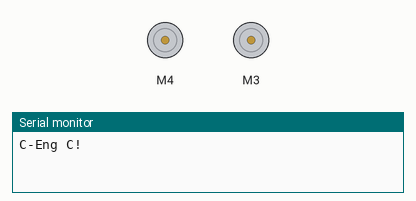
This sketch was run on a simulated Arduino Uno, built with avr-gcc and run on an emulated ATmega328P. On the bench: 2 × DC motor (green arrow = forward, orange = backward, longer = faster), the last lines printed to the serial monitor.

Above: at 2.5 s.
At 5.1 s:
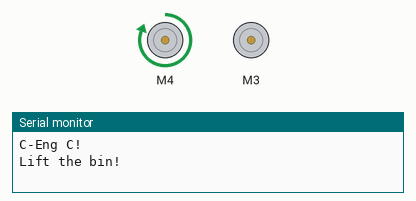
At 46.77 s:
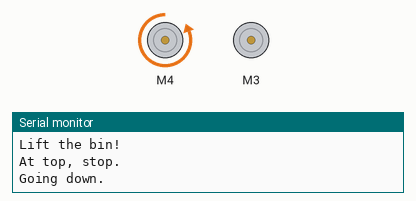
Timing chart, 0 to 50.0 s (numbered marks = the images above):
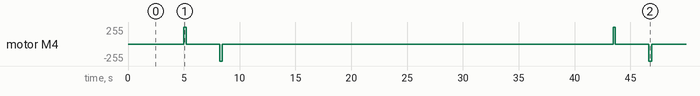

Measured:
- by itself, motor M4: repeats every 38.5 s: stopped 3.0 s, backward 255/255 0.25 s, stopped 35.0 s, forward 255/255 0.20 s

The sketch:

main.ino
```cpp
#include <AFMotor.h>

AF_DCMotor motor(4, MOTOR12_64KHZ); // create motor #2, 64KHz pwm
AF_DCMotor motor2(3, MOTOR12_1KHZ); // create motor #4, 64KHz pwm

void setup() {
  Serial.begin(9600);           // set up Serial library at 9600 bps
  Serial.println("C-Eng C!");

  motor.setSpeed(255);     // set the speed to 200/255
  motor2.setSpeed(25);
}

void loop() {
  // // Wait a bit for the thing to be in place
  delay(5000);
  Serial.println("Lift the bin!");
  motor.run(FORWARD);
  // Wait until its at the top
  delay(200);

  // Wait at the top
  Serial.println("At top, stop.");
  motor.run(RELEASE);
  // Wait for a few seconds for things to fall.
  delay(3000);

  // Go back down.
  Serial.println("Going down.");
  motor.run(BACKWARD);
  delay(250);

  // Stop motor.
  Serial.println("Stop Motor.");
  motor.run(RELEASE);

  // Now we do the wheel.
  // Since this did not work, we commented it out.
  // motor2.setSpeed(100);
  // motor2.run(FORWARD);
  // delay(1000);
  // motor2.setSpeed(65);
  // delay(1000);
  // Serial.println("Running wheel.");
  // motor2.run(FORWARD);
  delay(30000);

}
```
